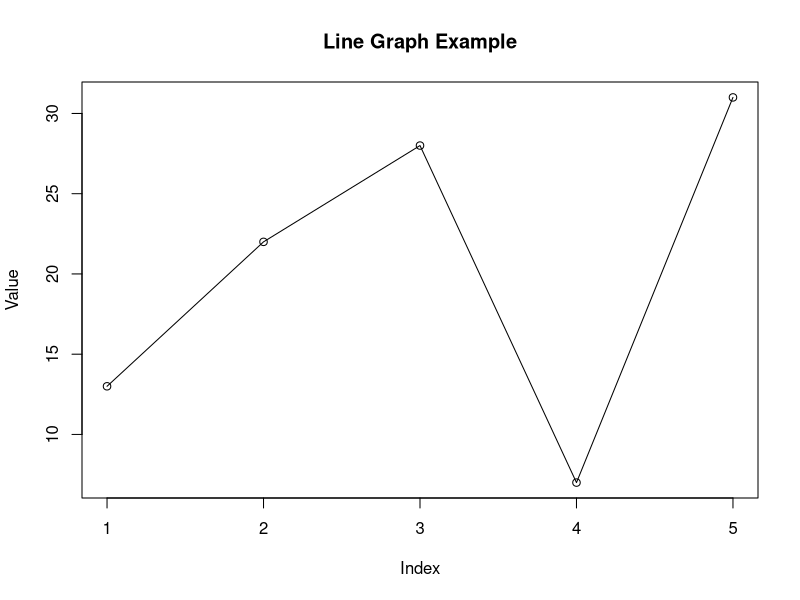

Generate this figure with R:
# Creating the data for the chart
v <- c(13, 22, 28, 7, 31)
# Giving a name to the chart file
png(file = "line_graph.jpg")
# Plotting the line chart
plot(v, type = "o", xlab = "Index", ylab = "Value", main = "Line Graph Example")
# Saving the file
dev.off()
